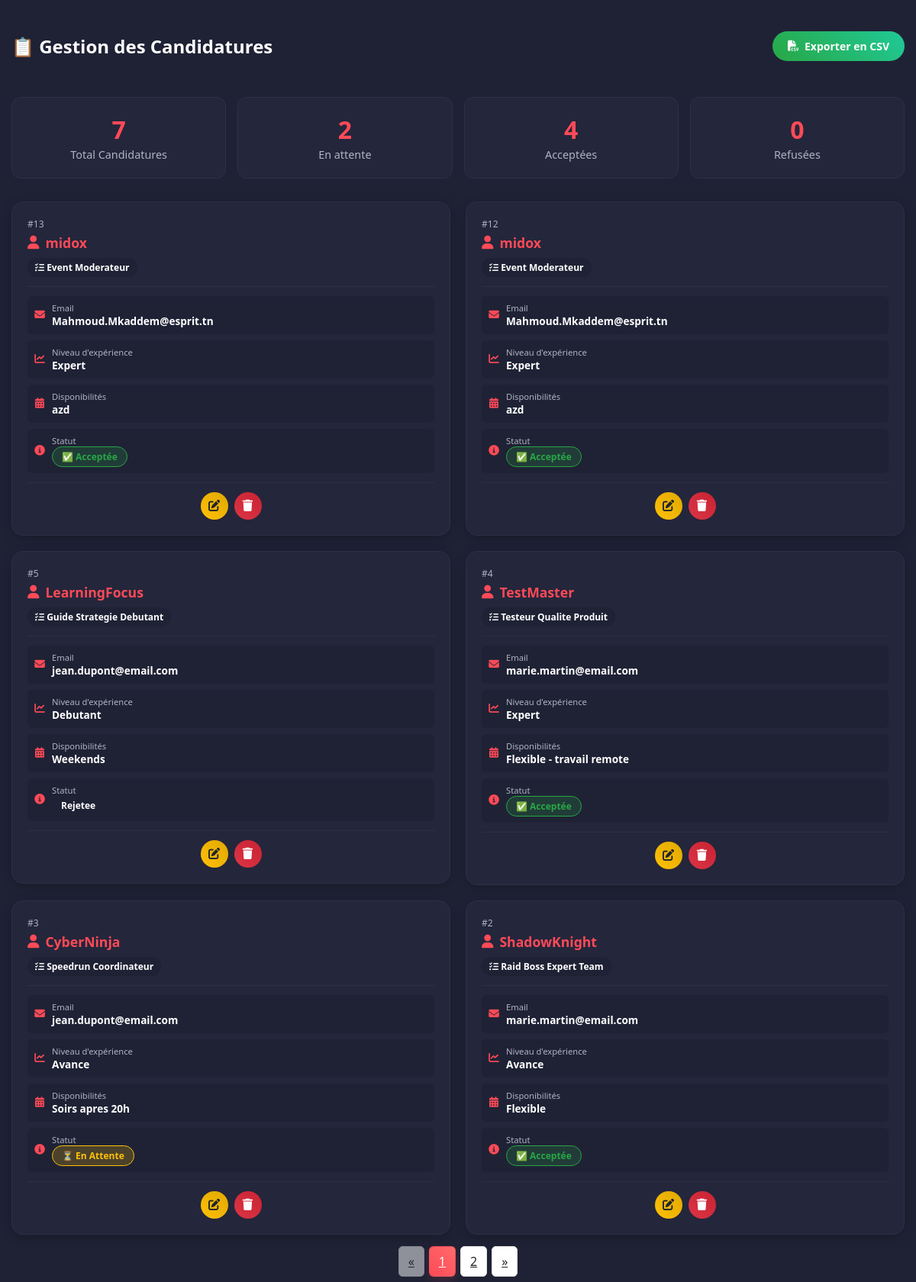
Page /view/backoffice/condidature/listecondidature.php on the committed database.
### tables this page shows
CREATE TABLE `candidatures` (
  `id` int(11) NOT NULL,
  `mission_id` int(11) NOT NULL,
  `utilisateur_id` int(11) NOT NULL,
  `pseudo_gaming` varchar(100) NOT NULL,
  `niveau_experience` enum('Debutant','Intermediaire','Avance','Expert') DEFAULT 'Intermediaire',
  `disponibilites` varchar(255) DEFAULT NULL,
  `email` varchar(255) NOT NULL,
  `statut` enum('en_attente','acceptee','rejetee','annulee') DEFAULT 'en_attente',
  `message_candidature` longtext DEFAULT NULL,
  `date_candidature` timestamp NOT NULL DEFAULT current_timestamp(),
  `date_reponse` timestamp NULL DEFAULT NULL,
  `vu` tinyint(1) NOT NULL DEFAULT 0
);

CREATE TABLE `missions` (
  `id` int(11) NOT NULL,
  `titre` varchar(255) NOT NULL,
  `jeu` varchar(100) NOT NULL,
  `theme` varchar(100) DEFAULT NULL,
  `niveau_difficulte` enum('Facile','Moyen','Difficile','Expert') DEFAULT 'Moyen',
  `description` longtext DEFAULT NULL,
  `competences_requises` varchar(500) DEFAULT NULL,
  `salaire_propose` decimal(10,2) DEFAULT NULL,
  `duree_estimee` varchar(100) DEFAULT NULL,
  `nombre_places` int(11) DEFAULT 1,
  `date_creation` timestamp NOT NULL DEFAULT current_timestamp(),
  `date_debut` date DEFAULT NULL,
  `date_fin` date DEFAULT NULL,
  `statut` enum('Ouverte','En cours','Fermee','Annulee') DEFAULT 'Ouverte',
  `createur_id` int(11) NOT NULL,
  `partenaire_id` int(11) DEFAULT NULL
);

### controller/condidaturecontroller.php (called while the page is built, shortened)
<?php
class condidaturecontroller
{
    public function getAllCondidatures(): array
    {
        $sql = "SELECT c.*, m.titre AS mission_titre
                FROM candidatures c
                JOIN missions m ON m.id = c.mission_id
                ORDER BY c.id DESC";
        $db  = config::getConnexion();
        $req = $db->prepare($sql);
        $req->execute();
        return $req->fetchAll(PDO::FETCH_ASSOC);
    }
    public function getCondidaturesPaginated(int $page = 1, int $perPage = 10, $mission_id = null): array
    {
        $offset = ($page - 1) * $perPage;
        $db = config::getConnexion();
        $whereClause = $mission_id ? "WHERE c.mission_id = :mission_id" : "";
        $params = [];
        $countSql = "SELECT COUNT(*) as cnt FROM candidatures c JOIN missions m ON m.id = c.mission_id $whereClause";
        $countStmt = $db->prepare($countSql);
        if ($mission_id) {
            $params[':mission_id'] = $mission_id;
            $countStmt->execute($params);
        } else {
            $countStmt->execute();
        }
        $total = (int) $countStmt->fetch(PDO::FETCH_ASSOC)['cnt'];
        $sql = "SELECT c.*, m.titre AS mission_titre
                FROM candidatures c
                JOIN missions m ON m.id = c.mission_id
                $whereClause
                ORDER BY c.id DESC
                LIMIT :limit OFFSET :offset";
        $stmt = $db->prepare($sql);
        $stmt->bindValue(':limit', (int)$perPage, PDO::PARAM_INT);
        $stmt->bindValue(':offset', (int)$offset, PDO::PARAM_INT);
        $stmt->execute();
        $data = $stmt->fetchAll(PDO::FETCH_ASSOC);
        return ['data' => $data, 'total' => $total];
    }
}
?>

### view/backoffice/condidature/listecondidature.php (the view, shortened to what this page needs)
<?php
require_once __DIR__ . '/../../../controller/condidaturecontroller.php';
$condC = new condidaturecontroller();
$mission_id = $_GET['mission_id'] ?? null;
$page = isset($_GET['page']) ? max(1, intval($_GET['page'])) : 1;
$perPage = 6;
if ($mission_id) {
    $pag = $condC->getCondidaturesPaginated($page, $perPage, $mission_id);
    $mission_titre = $condC->getMissionTitle($mission_id);
    $pageTitle = "Candidatures pour : " . htmlspecialchars($mission_titre);
    $isFiltered = true;
} else {
    $pag = $condC->getCondidaturesPaginated($page, $perPage);
    $isFiltered = false;
}
$candidatures = $pag['data'];
$totalCandidatures = $pag['total'];
$totalPages = (int) ceil($totalCandidatures / $perPage);
$allCandidatures = $condC->getAllCondidatures();
?>
<!DOCTYPE html>
<html lang="fr">
<head>
    <link rel="stylesheet" href="../assets/css/custom-backoffice.css">
    <link rel="stylesheet" href="https://cdnjs.cloudflare.com/ajax/libs/font-awesome/6.5.0/css/all.min.css">
</head>
<body>
<div class="container mt-4">
    <div class="candidatures-header">
        <div>
            <h2 class="text-white">
                <?php if ($isFiltered): ?>
                    📋 Candidatures pour : <span style="color: var(--primary-color)">"<?= htmlspecialchars($mission_titre) ?>"</span>
                <?php else: ?>
                    📋 Gestion des Candidatures
                <?php endif; ?>
            </h2>
        </div>
        <div class="header-actions">
            <?php if (!empty($allCandidatures)): ?>
                <a href="?<?= $mission_id ? 'mission_id=' . $mission_id . '&' : '' ?>export=csv" class="btn-export">
                    <i class="fas fa-file-csv"></i> Exporter en CSV
                </a>
            <?php endif; ?>
        </div>
    </div>
    <div class="candidatures-stats">
        <div class="candidature-stat-card">
            <span class="candidature-stat-number"><?= count($allCandidatures) ?></span>
            <span class="candidature-stat-label">Total Candidatures</span>
        </div>
        <div class="candidature-stat-card">
            <span class="candidature-stat-number">
                <?= count(array_filter($allCandidatures, fn($c) => $c['statut'] === 'en_attente')) ?>
            </span>
            <span class="candidature-stat-label">En attente</span>
        </div>
        <div class="candidature-stat-card">
            <span class="candidature-stat-number">
                <?= count(array_filter($allCandidatures, fn($c) => $c['statut'] === 'acceptée' || $c['statut'] === 'acceptee')) ?>
            </span>
            <span class="candidature-stat-label">Acceptées</span>
        </div>
        <div class="candidature-stat-card">
            <span class="candidature-stat-number">
                <?= count(array_filter($allCandidatures, fn($c) => $c['statut'] === 'refusée' || $c['statut'] === 'refusee')) ?>
            </span>
            <span class="candidature-stat-label">Refusées</span>
        </div>
    </div>
    <div class="candidature-grid">
        <?php if (empty($candidatures)): ?>
            <div class="empty-state">
                <i class="fas fa-users-slash"></i>
                <h3>Aucune candidature trouvée</h3>
                <p><?= $isFiltered ? 'Aucun joueur n\'a encore postulé à cette mission' : 'Aucun joueur n\'a encore postulé aux missions' ?></p>
            </div>
        <?php else: ?>
            <?php foreach ($candidatures as $c): ?>
                <div class="candidature-card">
                    <div class="candidature-header-info">
                        <div class="candidature-id">#<?= $c['id'] ?></div>
                        <h3 class="candidature-pseudo">
                            <i class="fas fa-user"></i>
                            <?= htmlspecialchars($c['pseudo_gaming']) ?>
                        </h3>
                        <span class="candidature-mission">
                            <i class="fas fa-tasks"></i> <?= htmlspecialchars($c['mission_titre']) ?>
                        </span>
                    </div>
                    <div class="candidature-details">
                        <div class="detail-item">
                            <i class="fas fa-envelope"></i>
                            <div>
                                <div class="detail-label">Email</div>
                                <div class="detail-value"><?= htmlspecialchars($c['email']) ?></div>
                            </div>
                        </div>
                        <div class="detail-item">
                            <i class="fas fa-chart-line"></i>
                            <div>
                                <div class="detail-label">Niveau d'expérience</div>
                                <div class="detail-value"><?= htmlspecialchars($c['niveau_experience']) ?></div>
                            </div>
                        </div>
                        <div class="detail-item">
                            <i class="fas fa-calendar-alt"></i>
                            <div>
                                <div class="detail-label">Disponibilités</div>
                                <div class="detail-value"><?= htmlspecialchars($c['disponibilites']) ?></div>
                            </div>
                        </div>
                        <div class="detail-item">
                            <i class="fas fa-info-circle"></i>
                            <div>
                                <div class="detail-label">Statut</div>
                                <div class="detail-value">
                                    <span class="candidature-status status-<?= strtolower(str_replace('é', 'e', $c['statut'])) ?>">
                                        <?php
                                        switch($c['statut']) {
                                            case 'en_attente':
                                                echo '⏳ En Attente';
                                                break;
                                            case 'acceptée':
                                            case 'acceptee':
                                                echo '✅ Acceptée';
                                                break;
                                            default:
                                                echo htmlspecialchars($c['statut']);
                                        }
                                        ?>
                                    </span>
                                </div>
                            </div>
                        </div>
                    </div>
                    <div class="candidature-actions">
                        <a href="modifiercondidature.php?id=<?= $c['id'] ?>"
                           class="btn-icon btn-modifier"
                           title="Modifier statut">
                            <i class="fas fa-edit"></i>
                        </a>
                        <a href="deletecondidature.php?id=<?= $c['id'] ?>"
                           class="btn-icon btn-supprimer"
                           title="Supprimer"
                           onclick="return confirm('Êtes-vous sûr de vouloir supprimer cette candidature ?');">
                            <i class="fas fa-trash"></i>
                        </a>
                    </div>
                </div>
            <?php endforeach; ?>
        <?php endif; ?>
    </div>
    <?php if ($totalPages > 1): ?>
    <div class="text-center mt-4">
        <nav aria-label="Pagination">
            <ul class="pagination justify-content-center">
                <li class="page-item <?= $page <= 1 ? 'disabled' : '' ?>">
                    <a class="page-link" href="?<?= $mission_id ? 'mission_id=' . $mission_id . '&' : '' ?>page=<?= max(1, $page-1) ?>" aria-label="Précédent">&laquo;</a>
                </li>
                <?php for ($p = 1; $p <= $totalPages; $p++): ?>
                    <li class="page-item <?= $p === $page ? 'active' : '' ?>">
                        <a class="page-link" href="?<?= $mission_id ? 'mission_id=' . $mission_id . '&' : '' ?>page=<?= $p ?>"><?= $p ?></a>
                    </li>
                <?php endfor; ?>
                <li class="page-item <?= $page >= $totalPages ? 'disabled' : '' ?>">
                    <a class="page-link" href="?<?= $mission_id ? 'mission_id=' . $mission_id . '&' : '' ?>page=<?= min($totalPages, $page+1) ?>" aria-label="Suivant">&raquo;</a>
                </li>
            </ul>
        </nav>
    </div>
    <?php endif; ?>
</div>
</body>
</html>

### view/backoffice/assets/css/custom-backoffice.css (style rules this page uses)
:root { --primary-color: #ff4a57; --primary-light: #ff6b7a; --secondary-color: #1f2235; --accent-color: #24263b; --text-color: #ffffff; --text-muted: #b0b3c1; --sidebar-width: 250px; --success: #28a745; --warning: #ffc107; --danger: #dc3545; --info: #17a2b8; --border-color: #2d3047; }
body { background-color: var(--secondary-color); color: var(--text-color); font-family: 'Segoe UI', Tahoma, Geneva, Verdana, sans-serif; margin: 0; padding: 0; }
.btn-icon { width: 40px; height: 40px; border-radius: 50%; display: flex; align-items: center; justify-content: center; text-decoration: none; transition: all 0.3s ease; border: none; font-size: 1rem; cursor: pointer; }
.btn-modifier { background: linear-gradient(45deg, #ffc107, #e0a800); color: #212529; }
.btn-supprimer { background: linear-gradient(45deg, #dc3545, #c82333); color: white; }
.btn-icon { position: relative; }
.btn-icon::after { content: attr(title); position: absolute; bottom: -35px; left: 50%; transform: translateX(-50%); background: rgba(0, 0, 0, 0.8); color: white; padding: 5px 10px; border-radius: 4px; font-size: 0.75rem; white-space: nowrap; opacity: 0; visibility: hidden; transition: all 0.3s ease; z-index: 1000; }
.text-white { color: var(--text-color) !important; }
.mt-4 { margin-top: 1.5rem !important; }
.container { max-width: 1200px; margin: 0 auto; padding: 0 15px; }

### rows in the picture
candidatures: id "13", pseudo_gaming "midox", mission.titre "Event Moderateur", email "Mahmoud.Mkaddem@esprit.tn", niveau_experience "Expert", disponibilites "azd", statut "✅ Acceptée"
candidatures: id "12", pseudo_gaming "midox", mission.titre "Event Moderateur", email "Mahmoud.Mkaddem@esprit.tn", niveau_experience "Expert", disponibilites "azd", statut "✅ Acceptée"
candidatures: id "5", pseudo_gaming "LearningFocus", mission.titre "Guide Strategie Debutant", email "jean.dupont@email.com", niveau_experience "Debutant", disponibilites "Weekends", statut "Rejetee"
candidatures: id "4", pseudo_gaming "TestMaster", mission.titre "Testeur Qualite Produit", email "marie.martin@email.com", niveau_experience "Expert", disponibilites "Flexible - travail remote", statut "✅ Acceptée"
candidatures: id "3", pseudo_gaming "CyberNinja", mission.titre "Speedrun Coordinateur", email "jean.dupont@email.com", niveau_experience "Avance", disponibilites "Soirs apres 20h", statut "⏳ En Attente"
candidatures: id "2", pseudo_gaming "ShadowKnight", mission.titre "Raid Boss Expert Team", email "marie.martin@email.com", niveau_experience "Avance", disponibilites "Flexible", statut "✅ Acceptée"

### other values in the picture
count($allCandidatures) "7"
